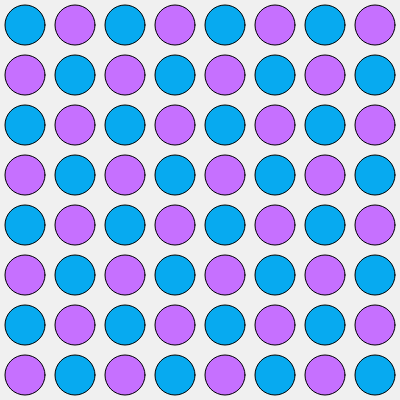
Frame 1 (no input)
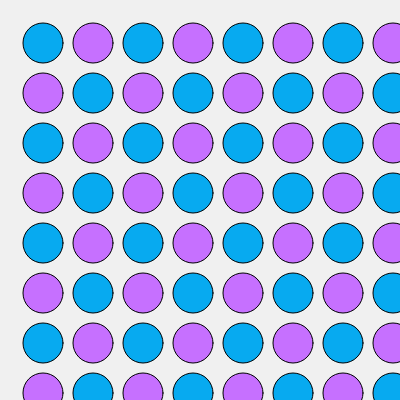
Frame 60 (no input)
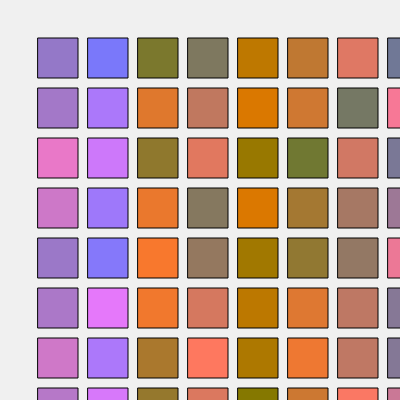
Frame 120 (the mouse pressed at the canvas centre since frame 60)

The p5.js sketch that drew these frames (run headless with seeded random() and noise() and a simulated clock; from frame 60 on, the mouse is pressed at the canvas centre):

// p5.js sketch
// ── sketch.js
// DM2008 — Activity 2b [Guided]
// Pattern Making (40 min)
//
// Use a for loop to draw a repeating row of shapes.
// Add a condition to introduce variation — alternating color, size, or spacing.
// Then add one interaction (mouse or key) that changes the rule.
//
// Stretch: try a second row, or turn your row into a 2D grid.

let y = 0;

function setup() {
  createCanvas(400, 400);
}

function draw() {
  background(240);
  
  //i is blue circle, j is purple circle, added height
  for (let i = 0; i < height; i += 50) {
    for (let j = 0; j < width; j += 50) {

      // shift both x and y by the same amount
      let x = (j + y) % width;
      let iy = (i + y) % height;

      if (mouseIsPressed) {
        fill(random(112, 255), 120, j % 255);
      } else if ((i + j) % 100 == 0) {
        fill(7, 170, 240);
      } else {
        fill(198, 112, 255);
      }
    // --- Your shape goes here ---
    // Try swapping this out for your own rule.
      if (mouseIsPressed) {
        rect(x, iy, 40);
      } else {
        ellipse(x + 25, iy + 25, 40);
      }
    }
  }

  y += height * 0.005;
  if (y > height) {
    y = 0;
  }
}
